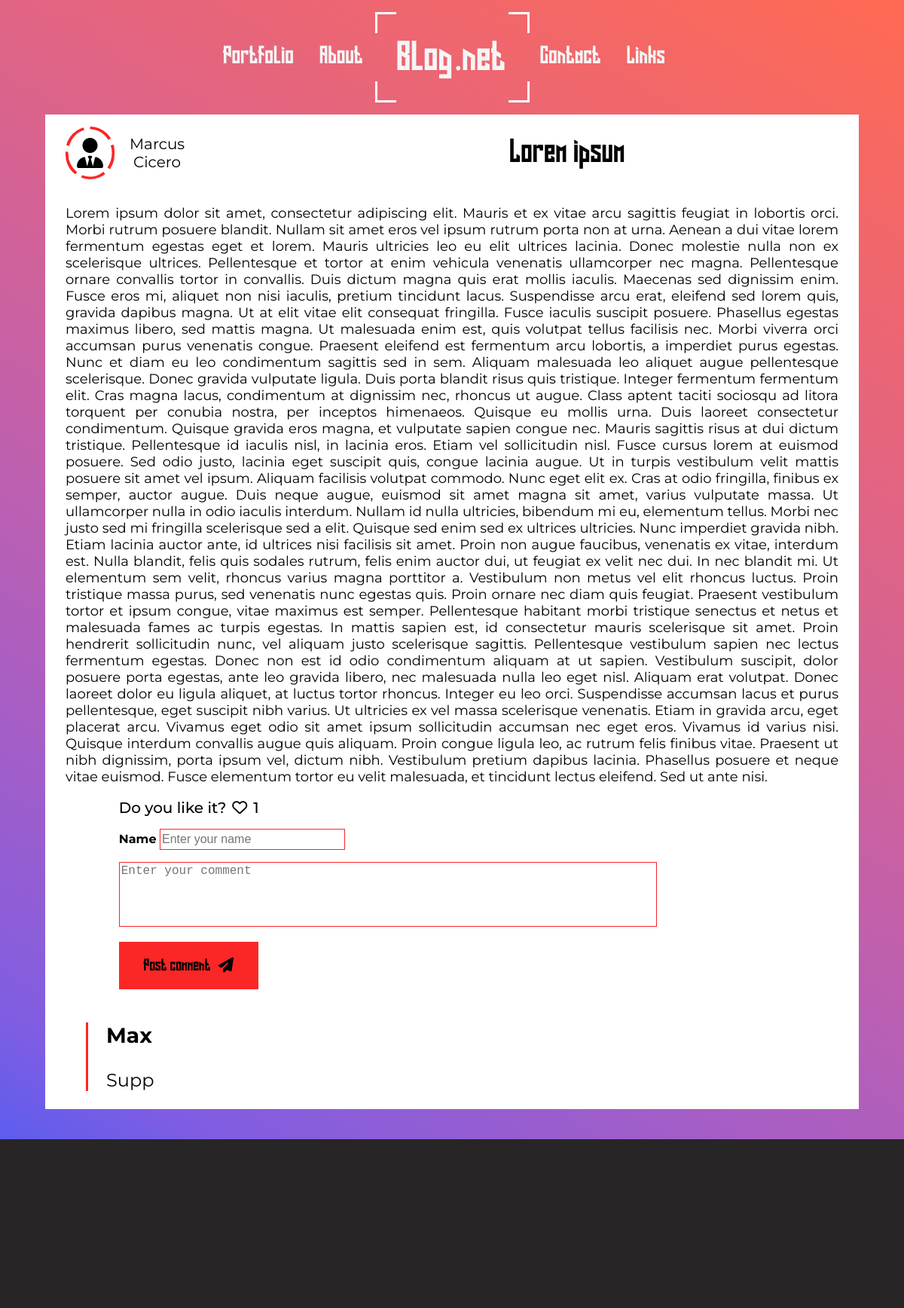
Screenshot of /Blog/html/articlepage3.php with the database file from the repository.
### tables this page shows
CREATE TABLE `articles` (
  `id` int(11) NOT NULL,
  `author_id` int(11) NOT NULL,
  `category_id` int(11) NOT NULL,
  `image_id` int(11) NOT NULL,
  `title` varchar(255) NOT NULL,
  `text` longtext NOT NULL,
  `date` date NOT NULL,
  `likes` int(11) NOT NULL
);

CREATE TABLE `authors` (
  `author_id` int(11) NOT NULL,
  `author_name` text NOT NULL,
  `author_surname` text NOT NULL
);

CREATE TABLE `comments` (
  `comment_id` int(11) NOT NULL,
  `article_id` int(11) NOT NULL,
  `author` text NOT NULL,
  `message` text NOT NULL
);

### Blog/html/articlepage3.php (the view, shortened to what this page needs)
<?php
    $article_id = 3;
?>
<!DOCTYPE html>
<html lang="en">
<head>
    <link rel="stylesheet" href="../styles/articlestyle.css">
</head>
<body>
    <div id="header">
        <div class="nav">
            <ul>
                <li><a href="#">Portfolio</a></li>
                <li><a href="#">About</a></li>
            </ul>
        </div>
        <div id="logo-cell">
            <div id="logo">
                <a href="../../index.php">Blog.net</a>
            </div>
        </div>
        <div class="nav">
            <ul>
                <li><a href="#">Contact</a></li>
                <li><a href="#">Links</a></li>
            </ul>
        </div>
    </div>
    <div id="content">
        <?php
        $connect = mysqli_connect("localhost","root","","blog");
        $article_quesiton = "SELECT * FROM articles, authors, images WHERE articles.author_id = authors.author_id AND articles.image_id = images.id AND articles.id = $article_id";
        $article_mission = mysqli_query($connect, $article_quesiton);
        $article_case = mysqli_fetch_array($article_mission);
        echo '<div id="content-header">
            <span class="avatar-span">
                <i class="fa-solid fa-user-tie"></i>
                <p>'.$article_case["author_name"].'<br>'.$article_case["author_surname"].'</p>
            </span>
            <div id="content-title">
                <p>'.$article_case["title"].'</p>
            </div>
        </div>
        <div id="content-article">
            <p>'.$article_case["text"].'</p>';
            ?>
            <?php
                $like_question = "SELECT * FROM likes WHERE user_id = {$_SESSION['user_id']} AND article_id = $article_id";
                $like_query = mysqli_query($connect, $like_question);
                $likescount_question = "SELECT likes FROM articles WHERE id = $article_id";
                $likescount_query = mysqli_query($connect, $likescount_question);
                $likes_count = mysqli_fetch_array($likescount_query);
                if(mysqli_num_rows($like_query) == 1){
                    echo '<span class="likes">
                        <p>Do you like it? </p>
                        <a href="" class="unlike" id="'.$article_id.'"><i class="fa-solid fa-heart"></i></a>
                        <p>'.$likes_count["likes"].'</p>
                    </span>';
                }else{
                    echo '<span class="likes">
                        <p>Do you like it? </p>
                        <a href="" class="like" id="'.$article_id.'"><i class="fa-regular fa-heart"></i></a>
                        <p>'.$likes_count["likes"].'</p>
                    </span>';
                }
            ?>
        </div>
        <div id="content-footer">
            <form action="" method="POST" class="content-form">
                <div class="input-group">
                    <label for="name">Name</label>
                    <input type="text" id="name" name="name" placeholder="Enter your name" required>
                </div>
                <div class="input-group">
                    <textarea id="comment" name="comment" placeholder="Enter your comment"></textarea>
                </div>
                <div class="input-group">
                    <button name="submit" class="submit-btn">
                        <span class="submit-span">
                            <p>Post comment</p>
                            <i class="fa-solid fa-paper-plane"></i>
                        </span>
                    </button>
                </div>
            </form>
            <div id="prev-comments">
                <?php
                $comment_question = "SELECT * FROM comments WHERE article_id = $article_id ORDER BY comment_id DESC";
                $comment_mission = mysqli_query($connect, $comment_question);
                if(mysqli_num_rows($comment_mission) > 0){
                    while($row = mysqli_fetch_assoc($comment_mission)){
                        echo '<div class="single-comment">
                            <h3>'.$row['author'].'</h3>
                            <p>'.$row['message'].'</p>
                        </div>';
                    }
                }
                ?>
            </div>
        </div>
    </div>
    <div id="footer">
    </div>
</body>

### rows the page displays
articles: author.author_name "Marcus", author.author_surname "Cicero", title "Lorem ipsum", text "Lorem ipsum dolor sit amet, consectetur adipiscing elit. Mauris et ex vitae arcu sagittis feugiat in lobortis orci. Morbi rutrum posuere blandit. Nullam sit amet eros vel ipsum rutrum porta non at urna. Aenean a dui vitae lorem fermentum egestas eget et lorem. Mauris ultricies leo eu elit ultrices lacinia. Donec molestie nulla non ex scelerisque ultrices. Pellentesque et tortor at enim vehicula venenatis ullamcorper nec magna. Pellentesque ornare convallis tortor in convallis. Duis dictum magna quis erat mollis iaculis. Maecenas sed dignissim enim. Fusce eros mi, aliquet non nisi iaculis, pretium tincidunt lacus. Suspendisse arcu erat, eleifend sed lorem quis, gravida dapibus magna. Ut at…", likes "1"
comments: author "Max", message "Supp"
